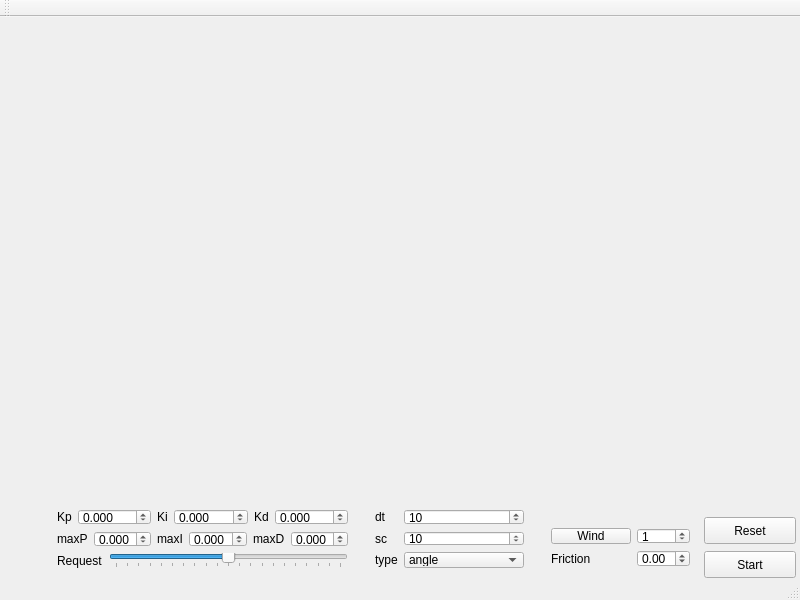
<?xml version="1.0" encoding="UTF-8"?>
<ui version="4.0">
 <class>PID_test</class>
 <widget class="QMainWindow" name="PID_test">
  <property name="geometry">
   <rect>
    <x>0</x>
    <y>0</y>
    <width>800</width>
    <height>600</height>
   </rect>
  </property>
  <property name="windowTitle">
   <string>PID_test</string>
  </property>
  <widget class="QWidget" name="centralWidget">
   <widget class="QWidget" name="verticalLayoutWidget">
    <property name="geometry">
     <rect>
      <x>46</x>
      <y>481</y>
      <width>313</width>
      <height>81</height>
     </rect>
    </property>
    <layout class="QVBoxLayout" name="verticalLayout">
     <item>
      <layout class="QHBoxLayout" name="horizontalLayout">
       <item>
        <widget class="QLabel" name="label_Kp">
         <property name="text">
          <string>Kp</string>
         </property>
        </widget>
       </item>
       <item>
        <widget class="QDoubleSpinBox" name="Kp">
         <property name="decimals">
          <number>3</number>
         </property>
         <property name="minimum">
          <double>-100.000000000000000</double>
         </property>
         <property name="maximum">
          <double>100.000000000000000</double>
         </property>
         <property name="singleStep">
          <double>0.100000000000000</double>
         </property>
        </widget>
       </item>
       <item>
        <widget class="QLabel" name="label_Ki">
         <property name="text">
          <string>Ki</string>
         </property>
        </widget>
       </item>
       <item>
        <widget class="QDoubleSpinBox" name="Ki">
         <property name="decimals">
          <number>3</number>
         </property>
         <property name="minimum">
          <double>-100.000000000000000</double>
         </property>
         <property name="maximum">
          <double>100.000000000000000</double>
         </property>
         <property name="singleStep">
          <double>0.100000000000000</double>
         </property>
        </widget>
       </item>
       <item>
        <widget class="QLabel" name="label_Kd">
         <property name="text">
          <string>Kd</string>
         </property>
        </widget>
       </item>
       <item>
        <widget class="QDoubleSpinBox" name="Kd">
         <property name="decimals">
          <number>3</number>
         </property>
         <property name="minimum">
          <double>-100.000000000000000</double>
         </property>
         <property name="maximum">
          <double>100.000000000000000</double>
         </property>
         <property name="singleStep">
          <double>0.100000000000000</double>
         </property>
        </widget>
       </item>
      </layout>
     </item>
     <item>
      <layout class="QHBoxLayout" name="horizontalLayout_3">
       <item>
        <widget class="QLabel" name="label_Kp_2">
         <property name="text">
          <string>maxP</string>
         </property>
        </widget>
       </item>
       <item>
        <widget class="QDoubleSpinBox" name="Kp_2">
         <property name="decimals">
          <number>3</number>
         </property>
         <property name="minimum">
          <double>-100.000000000000000</double>
         </property>
         <property name="maximum">
          <double>100.000000000000000</double>
         </property>
         <property name="singleStep">
          <double>0.100000000000000</double>
         </property>
        </widget>
       </item>
       <item>
        <widget class="QLabel" name="label_Ki_2">
         <property name="text">
          <string>maxI</string>
         </property>
        </widget>
       </item>
       <item>
        <widget class="QDoubleSpinBox" name="Ki_2">
         <property name="decimals">
          <number>3</number>
         </property>
         <property name="minimum">
          <double>-100.000000000000000</double>
         </property>
         <property name="maximum">
          <double>100.000000000000000</double>
         </property>
         <property name="singleStep">
          <double>0.100000000000000</double>
         </property>
        </widget>
       </item>
       <item>
        <widget class="QLabel" name="label_Kd_2">
         <property name="text">
          <string>maxD</string>
         </property>
        </widget>
       </item>
       <item>
        <widget class="QDoubleSpinBox" name="Kd_2">
         <property name="decimals">
          <number>3</number>
         </property>
         <property name="minimum">
          <double>-100.000000000000000</double>
         </property>
         <property name="maximum">
          <double>100.000000000000000</double>
         </property>
         <property name="singleStep">
          <double>0.100000000000000</double>
         </property>
        </widget>
       </item>
      </layout>
     </item>
     <item>
      <layout class="QHBoxLayout" name="horizontalLayout_2">
       <item>
        <widget class="QLabel" name="label_x">
         <property name="text">
          <string>Request</string>
         </property>
        </widget>
       </item>
       <item>
        <widget class="QSlider" name="x">
         <property name="minimum">
          <number>-1000</number>
         </property>
         <property name="maximum">
          <number>1000</number>
         </property>
         <property name="singleStep">
          <number>1</number>
         </property>
         <property name="pageStep">
          <number>100</number>
         </property>
         <property name="tracking">
          <bool>true</bool>
         </property>
         <property name="orientation">
          <enum>Qt::Horizontal</enum>
         </property>
         <property name="invertedAppearance">
          <bool>false</bool>
         </property>
         <property name="tickPosition">
          <enum>QSlider::TicksBelow</enum>
         </property>
         <property name="tickInterval">
          <number>100</number>
         </property>
        </widget>
       </item>
      </layout>
     </item>
    </layout>
   </widget>
   <widget class="QPushButton" name="pushButton_reset">
    <property name="geometry">
     <rect>
      <x>704</x>
      <y>500</y>
      <width>92</width>
      <height>27</height>
     </rect>
    </property>
    <property name="text">
     <string>Reset</string>
    </property>
   </widget>
   <widget class="QPushButton" name="pushButton_pause">
    <property name="geometry">
     <rect>
      <x>704</x>
      <y>534</y>
      <width>92</width>
      <height>27</height>
     </rect>
    </property>
    <property name="text">
     <string>Start</string>
    </property>
   </widget>
   <widget class="QWidget" name="formLayoutWidget">
    <property name="geometry">
     <rect>
      <x>364</x>
      <y>481</y>
      <width>171</width>
      <height>81</height>
     </rect>
    </property>
    <layout class="QFormLayout" name="formLayout">
     <property name="fieldGrowthPolicy">
      <enum>QFormLayout::AllNonFixedFieldsGrow</enum>
     </property>
     <item row="0" column="0">
      <widget class="QLabel" name="label_dt">
       <property name="text">
        <string>dt</string>
       </property>
      </widget>
     </item>
     <item row="0" column="1">
      <widget class="QSpinBox" name="dt">
       <property name="minimum">
        <number>1</number>
       </property>
       <property name="maximum">
        <number>100</number>
       </property>
       <property name="value">
        <number>10</number>
       </property>
      </widget>
     </item>
     <item row="2" column="0">
      <widget class="QLabel" name="label_type">
       <property name="text">
        <string>type</string>
       </property>
      </widget>
     </item>
     <item row="2" column="1">
      <widget class="QComboBox" name="comboBox_type">
       <property name="currentIndex">
        <number>1</number>
       </property>
       <item>
        <property name="text">
         <string>angular velocity</string>
        </property>
       </item>
       <item>
        <property name="text">
         <string>angle</string>
        </property>
       </item>
      </widget>
     </item>
     <item row="1" column="0">
      <widget class="QLabel" name="label_dt_3">
       <property name="text">
        <string>sc</string>
       </property>
      </widget>
     </item>
     <item row="1" column="1">
      <widget class="QSpinBox" name="scale">
       <property name="minimum">
        <number>1</number>
       </property>
       <property name="maximum">
        <number>100</number>
       </property>
       <property name="value">
        <number>10</number>
       </property>
      </widget>
     </item>
    </layout>
   </widget>
   <widget class="QWidget" name="formLayoutWidget_2">
    <property name="geometry">
     <rect>
      <x>540</x>
      <y>500</y>
      <width>161</width>
      <height>61</height>
     </rect>
    </property>
    <layout class="QFormLayout" name="formLayout_2">
     <item row="0" column="0">
      <widget class="QPushButton" name="pushButton_wind">
       <property name="text">
        <string>Wind</string>
       </property>
      </widget>
     </item>
     <item row="0" column="1">
      <widget class="QSpinBox" name="spinBox_wind">
       <property name="minimum">
        <number>-50</number>
       </property>
       <property name="maximum">
        <number>50</number>
       </property>
       <property name="value">
        <number>1</number>
       </property>
      </widget>
     </item>
     <item row="1" column="1">
      <widget class="QDoubleSpinBox" name="doubleSpinBox_friction">
       <property name="minimum">
        <double>-10.000000000000000</double>
       </property>
       <property name="maximum">
        <double>10.000000000000000</double>
       </property>
       <property name="value">
        <double>0.000000000000000</double>
       </property>
      </widget>
     </item>
     <item row="1" column="0">
      <widget class="QLabel" name="label_friction">
       <property name="text">
        <string>Friction</string>
       </property>
      </widget>
     </item>
    </layout>
   </widget>
   <widget class="QWidget" name="verticalLayoutWidget_2">
    <property name="geometry">
     <rect>
      <x>10</x>
      <y>0</y>
      <width>791</width>
      <height>481</height>
     </rect>
    </property>
    <layout class="QVBoxLayout" name="verticalLayout_2">
     <item>
      <widget class="QwtPlot" name="plot"/>
     </item>
     <item>
      <widget class="QwtPlot" name="plot_val"/>
     </item>
    </layout>
   </widget>
  </widget>
  <widget class="QMenuBar" name="menuBar">
   <property name="geometry">
    <rect>
     <x>0</x>
     <y>0</y>
     <width>800</width>
     <height>24</height>
    </rect>
   </property>
  </widget>
  <widget class="QToolBar" name="mainToolBar">
   <attribute name="toolBarArea">
    <enum>TopToolBarArea</enum>
   </attribute>
   <attribute name="toolBarBreak">
    <bool>false</bool>
   </attribute>
  </widget>
  <widget class="QStatusBar" name="statusBar"/>
 </widget>
 <layoutdefault spacing="6" margin="11"/>
 <customwidgets>
  <customwidget>
   <class>QwtPlot</class>
   <extends>QFrame</extends>
   <header>qwt_plot.h</header>
  </customwidget>
 </customwidgets>
 <resources/>
 <connections/>
</ui>
